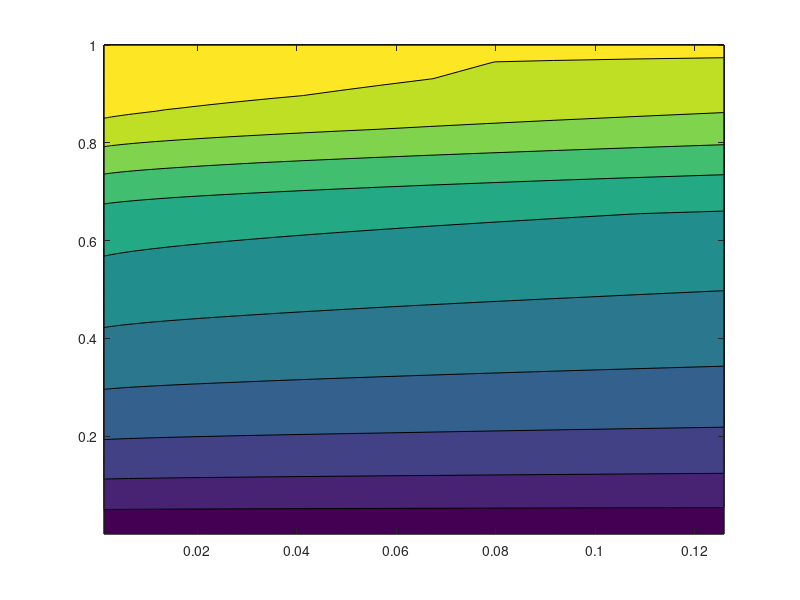
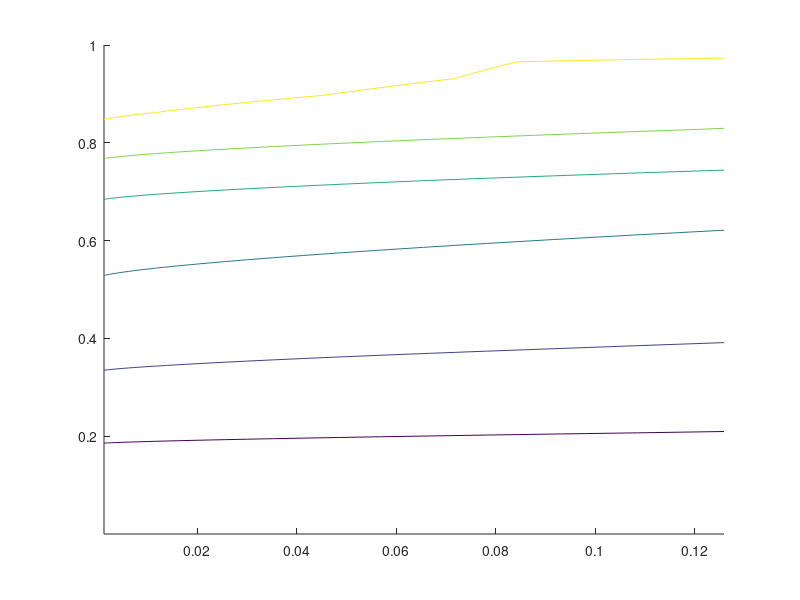

These charts were generated, in order, by the following MATLAB code: (Note: this script raises an error after producing the figures.)
clear all;
close all;


data_py = load('data-py-sig10');
data_as = load('data-as-sig10');

tmsv = zeros(30, 30);
sb = zeros(30, 30);
for i = 1:30
    for j = 1:30
        tmsv(i,j) = data_py.data(1,i,j);
        sb(i,j) = data_py.data(2,i,j);
    end
end


as = data_as.results;


ts = linspace(0.0001, 1, 30);
% es = logspace(-2.2, -0.9, 30);
es = logspace(-2.9, -0.9, 30);



mask = as > sb;

top = sb;
top(mask) = as(mask);

color_mask = zeros(30, 30);
color_mask(mask) = 1;
color_mask(~mask) =  0;
color_mask(as < 0.5) = -1;



figure 
contourf(es, ts, top);



figure; hAxes = gca;

hold on
set(gca,'FontSize',10)

[C,h] = contour(es, ts, top, 'LevelList', [0.6, 0.65, 0.7, 0.75, 0.8, 0.85], 'EdgeColor', 'k');   
% clabel(C,h)
contP = get(h,'Parent');

% set(findobj(gca,'Type','patch','UserData',2),'EdgeColor',[0 0 0])

X = contP.XLim;
Y = contP.YLim;

% ax1.Visible = 'off';
colormap('hot')

% mnew = imresize(color_mask,30,'bilinear');


img = imagesc(color_mask,'XData',X,'YData',Y);


colormap( hAxes , [1 0 0; 0 0 1 ;0 1 0] );
img.AlphaData = 0.2;


% [C,h] = contour(ts, es, top);   
clabel(C,h,'FontSize', 10);


set(gca, 'XScale', 'log');
xlim([es(1), es(end)]);

ylabel('$T$', 'Interpreter', 'latex');
xlabel('$\epsilon$', 'Interpreter', 'latex');



% text markers 
txt_sat1 = ('s1');
txt_sat2 = ('s2');
txt_sat3 = ('s3');
txt_sat4 = ('s4');

txt_fib11 = ('f11');
txt_fib12 = ('f12');
txt_fib13 = ('f13');
txt_fib14 = ('f14');

txt_fib21 = ('f21');
txt_fib22 = ('f22');
txt_fib23 = ('f23');
txt_fib24 = ('f24');

text(0.0015, .158, txt_fib11);
text(0.0015, .0631, txt_fib12);
text(0.0086, .158, txt_fib13);
text(0.0086, .0631, txt_fib14);

text(0.01, .0251, txt_fib21);
text(0.01, .004, txt_fib22);
text(0.028, .0251, txt_fib23);
text(0.028, .004, txt_fib24);

text(0.0135, .063, txt_sat1);
text(0.0135, .01, txt_sat2);
text(0.0144, .063, txt_sat3);
text(0.0144, .01, txt_sat4);

